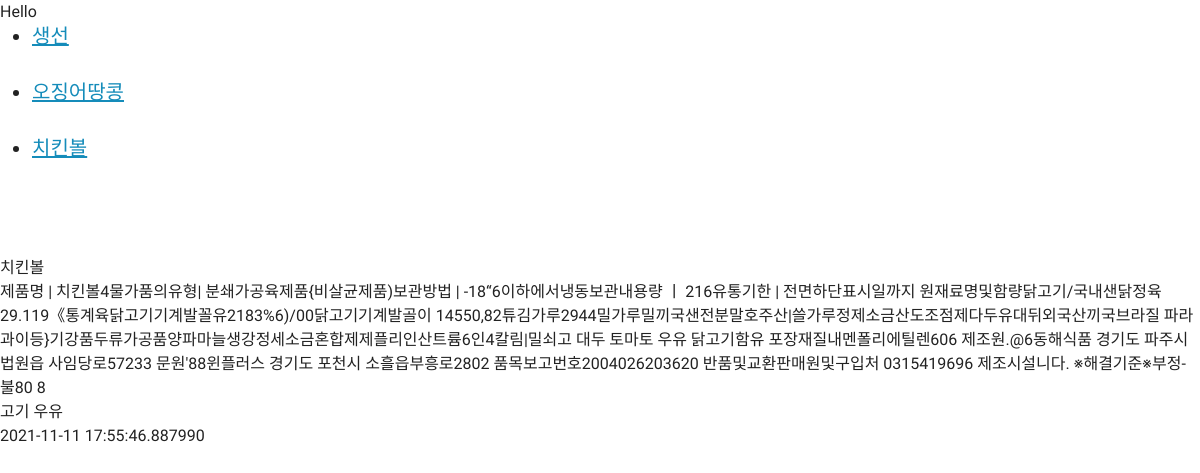
The page /FoodAllergy/resultLoad/치킨볼 on the database its author committed.
### FoodAllergy/models.py (models this page shows)
class Result(models.Model):
    productName = models.CharField(max_length=100)
    productContent = models.TextField()
    allergyResult = models.TextField()
    create_date = models.TextField()

### FoodAllergy/views.py (the view)
# urls.py: path('resultLoad/<str:result_name>', views.detailResult, name='detailResult'),
def detailResult(request, result_name):
    result_list = Result.objects.order_by()
    result = Result.objects.get(productName=result_name)
    context = {'result_list': result_list, 'result':result}
    return render(request, 'FoodAllergy/result_load.html', context)

### templates/FoodAllergy/result_load.html (shortened to what this page needs)
<!DOCTYPE html>
<html lang="en">
<head>
</head>
<body>
{% load static %}
<link rel="stylesheet" type="text/css" href="{% static 'bootstrap.min.css' %}">
Hello
{% if result_list %}
                <ul>
                    {% for result in result_list %}
                        <h5><li><a href="{% url 'FoodAllergy:detailResult' result.productName %}">{{ result.productName }}</a></li></h5><br>
                    {% endfor %}
                </ul>
{% else %}
    <p>알러지가 없습니다.</p>
{% endif %}
                <br><br>
{{ result.productName }}<br>
{{ result.productContent }}<br>
{{ result.allergyResult }}<br>
{{ result.create_date }}
</body>
</html>

### rows shown on the page
Result: productName "생선"
Result: productName "오징어땅콩"
Result: productName "치킨볼", productContent "제품명 | 치킨볼4물가품의유형| 분쇄가공육제품{비살균제품)보관방법 | -18“6이하에서냉동보관내용량 ㅣ 216유통기한 | 전면하단표시일까지 원재료명및함량닭고기/국내샌닭정육29.119《통계육닭고기기계발꼴유2183%6)/00닭고기기계발골이 14550,82튜김가루2944밀가루밀끼국샌전분말호주산|쓸가루정제소금산도조점제다두유대뒤외국산끼국브라질 파라과이등}기강품두류가공품양파마늘생강정세소금혼합제제플리인산트륨6인4칼림|밀쇠고 대두 토마토 우유 닭고기함유 포장재질내멘폴리에틸렌606 제조원.@6동해식품 경기도 파주시 법원읍 사임당로57233 문원'88윈플러스 경기도 포천시 소흘읍부흥로2802 품목보고번호2004026203620 반품및교환판매원및구입처 0315419696 제조시설니다. ※해결기준※부정-불80 8", allergyResult "고기 우유", create_date "2021-11-11 17:55:46.887990"
